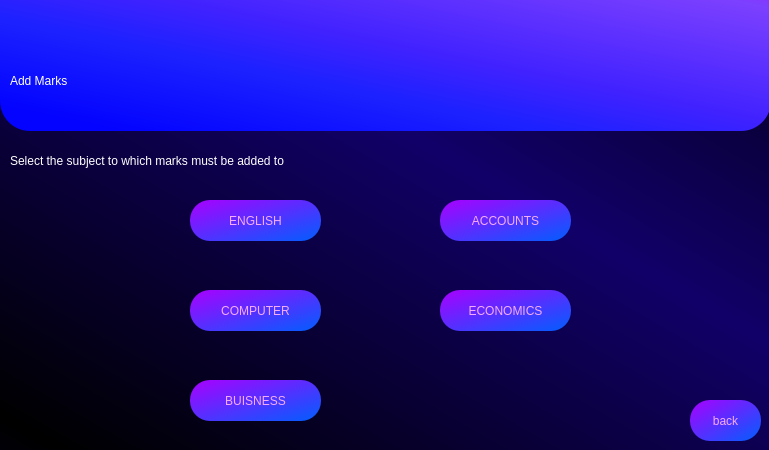
<?xml version="1.0" encoding="UTF-8"?>
<ui version="4.0">
 <class>Dialog</class>
 <widget class="QDialog" name="Dialog">
  <property name="geometry">
   <rect>
    <x>0</x>
    <y>0</y>
    <width>769</width>
    <height>450</height>
   </rect>
  </property>
  <property name="minimumSize">
   <size>
    <width>769</width>
    <height>450</height>
   </size>
  </property>
  <property name="maximumSize">
   <size>
    <width>769</width>
    <height>450</height>
   </size>
  </property>
  <property name="windowTitle">
   <string>Dialog</string>
  </property>
  <property name="styleSheet">
   <string notr="true">QDialog#Dialog{
background-color: qlineargradient(spread:reflect, x1:0.0454545, y1:0.966, x2:0.619, y2:0.386, stop:0 rgba(0, 0, 0, 255), stop:1 rgba(17, 0, 104, 255));
}</string>
  </property>
  <widget class="QLabel" name="label">
   <property name="geometry">
    <rect>
     <x>0</x>
     <y>-30</y>
     <width>771</width>
     <height>161</height>
    </rect>
   </property>
   <property name="styleSheet">
    <string notr="true">background-color: qlineargradient(spread:pad, x1:0.091, y1:0.931955, x2:1, y2:0, stop:0 rgba(3, 3, 255, 255), stop:0.289773 rgba(27, 33, 255, 255), stop:0.482955 rgba(65, 34, 255, 255), stop:0.869318 rgba(124, 64, 255, 255), stop:1 rgba(159, 25, 255, 255));
font: 240pt &quot;Terminal&quot;;
border-radius : 30px</string>
   </property>
   <property name="text">
    <string/>
   </property>
  </widget>
  <widget class="QLabel" name="label_2">
   <property name="geometry">
    <rect>
     <x>10</x>
     <y>40</y>
     <width>641</width>
     <height>81</height>
    </rect>
   </property>
   <property name="styleSheet">
    <string notr="true">font: 75 58pt &quot;Arial&quot;;
color: rgb(255, 255, 255);</string>
   </property>
   <property name="text">
    <string>Add Marks</string>
   </property>
  </widget>
  <widget class="QLabel" name="label_3">
   <property name="geometry">
    <rect>
     <x>10</x>
     <y>140</y>
     <width>601</width>
     <height>41</height>
    </rect>
   </property>
   <property name="styleSheet">
    <string notr="true">font: 75 20pt &quot;Arial&quot;;
color: rgb(255, 255, 255);</string>
   </property>
   <property name="text">
    <string>Select the subject to which marks must be added to </string>
   </property>
  </widget>
  <widget class="QPushButton" name="teacherlogin_subject_english">
   <property name="geometry">
    <rect>
     <x>190</x>
     <y>200</y>
     <width>131</width>
     <height>41</height>
    </rect>
   </property>
   <property name="styleSheet">
    <string notr="true"> QPushButton{


 color: rgb(246, 172, 255);
 font: 13pt &quot;Aria bold&quot;; 
 background-color: qlineargradient(spread:pad, x1:0.994, y1:1, x2:0, y2:0,     stop:0.0227273 rgba(5, 92, 255, 255), stop:1 rgba(170, 0, 255, 255));
 border-color: rgb(170, 0, 255);
 border-radius : 20px;



}

QPushButton:hover{
 background-color: rgb(170, 85, 255);


}</string>
   </property>
   <property name="text">
    <string>ENGLISH</string>
   </property>
  </widget>
  <widget class="QPushButton" name="teacherlogin_subject_economics">
   <property name="geometry">
    <rect>
     <x>440</x>
     <y>290</y>
     <width>131</width>
     <height>41</height>
    </rect>
   </property>
   <property name="styleSheet">
    <string notr="true"> QPushButton{


 color: rgb(246, 172, 255);
 font: 13pt &quot;Aria bold&quot;; 
 background-color: qlineargradient(spread:pad, x1:0.994, y1:1, x2:0, y2:0,     stop:0.0227273 rgba(5, 92, 255, 255), stop:1 rgba(170, 0, 255, 255));
 border-color: rgb(170, 0, 255);
 border-radius : 20px;



}

QPushButton:hover{
 background-color: rgb(170, 85, 255);


}</string>
   </property>
   <property name="text">
    <string>ECONOMICS</string>
   </property>
  </widget>
  <widget class="QPushButton" name="teacherlogin_subject_accounts">
   <property name="geometry">
    <rect>
     <x>440</x>
     <y>200</y>
     <width>131</width>
     <height>41</height>
    </rect>
   </property>
   <property name="styleSheet">
    <string notr="true"> QPushButton{


 color: rgb(246, 172, 255);
 font: 13pt &quot;Aria bold&quot;; 
 background-color: qlineargradient(spread:pad, x1:0.994, y1:1, x2:0, y2:0,     stop:0.0227273 rgba(5, 92, 255, 255), stop:1 rgba(170, 0, 255, 255));
 border-color: rgb(170, 0, 255);
 border-radius : 20px;



}

QPushButton:hover{
 background-color: rgb(170, 85, 255);


}</string>
   </property>
   <property name="text">
    <string>ACCOUNTS</string>
   </property>
  </widget>
  <widget class="QPushButton" name="teacherlogin_subject_buisness">
   <property name="geometry">
    <rect>
     <x>190</x>
     <y>380</y>
     <width>131</width>
     <height>41</height>
    </rect>
   </property>
   <property name="styleSheet">
    <string notr="true"> QPushButton{


 color: rgb(246, 172, 255);
 font: 13pt &quot;Aria bold&quot;; 
 background-color: qlineargradient(spread:pad, x1:0.994, y1:1, x2:0, y2:0,     stop:0.0227273 rgba(5, 92, 255, 255), stop:1 rgba(170, 0, 255, 255));
 border-color: rgb(170, 0, 255);
 border-radius : 20px;



}

QPushButton:hover{
 background-color: rgb(170, 85, 255);


}</string>
   </property>
   <property name="text">
    <string>BUISNESS</string>
   </property>
  </widget>
  <widget class="QPushButton" name="teacherlogin_subject_computer">
   <property name="geometry">
    <rect>
     <x>190</x>
     <y>290</y>
     <width>131</width>
     <height>41</height>
    </rect>
   </property>
   <property name="styleSheet">
    <string notr="true"> QPushButton{


 color: rgb(246, 172, 255);
 font: 13pt &quot;Aria bold&quot;; 
 background-color: qlineargradient(spread:pad, x1:0.994, y1:1, x2:0, y2:0,     stop:0.0227273 rgba(5, 92, 255, 255), stop:1 rgba(170, 0, 255, 255));
 border-color: rgb(170, 0, 255);
 border-radius : 20px;



}

QPushButton:hover{
 background-color: rgb(170, 85, 255);


}</string>
   </property>
   <property name="text">
    <string>COMPUTER</string>
   </property>
  </widget>
  <widget class="QPushButton" name="back_execute">
   <property name="geometry">
    <rect>
     <x>690</x>
     <y>400</y>
     <width>71</width>
     <height>41</height>
    </rect>
   </property>
   <property name="styleSheet">
    <string notr="true"> QPushButton{


 color: rgb(246, 172, 255);
 font: 13pt &quot;Aria bold&quot;; 
 background-color: qlineargradient(spread:pad, x1:0.994, y1:1, x2:0, y2:0,     stop:0.0227273 rgba(5, 92, 255, 255), stop:1 rgba(170, 0, 255, 255));
 border-color: rgb(170, 0, 255);
 border-radius : 20px;



}

QPushButton:hover{
 background-color: rgb(170, 85, 255);


}</string>
   </property>
   <property name="text">
    <string>back</string>
   </property>
  </widget>
  <widget class="QLabel" name="details">
   <property name="geometry">
    <rect>
     <x>390</x>
     <y>100</y>
     <width>361</width>
     <height>41</height>
    </rect>
   </property>
   <property name="styleSheet">
    <string notr="true">font: 75 14pt &quot;Arial&quot;;
color: rgb(255, 255, 255);</string>
   </property>
   <property name="text">
    <string/>
   </property>
   <property name="alignment">
    <set>Qt::AlignRight|Qt::AlignTrailing|Qt::AlignVCenter</set>
   </property>
  </widget>
 </widget>
 <resources/>
 <connections/>
</ui>
